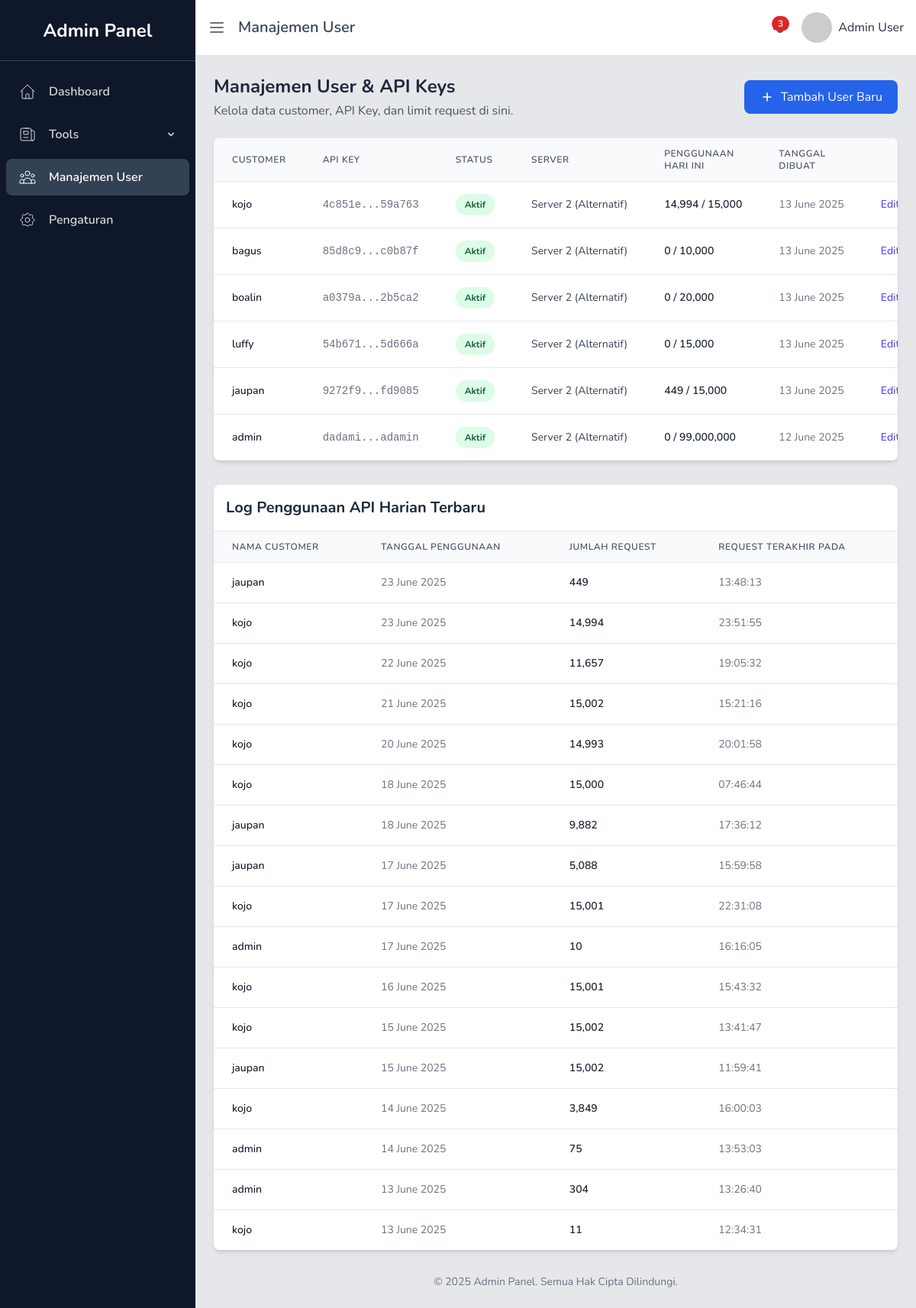
Page /admin/users.php (signed in) on the committed database.
### tables this page shows
CREATE TABLE `customers` (
  `id` int(11) NOT NULL AUTO_INCREMENT,
  `api_key` varchar(64) NOT NULL,
  `customer_name` varchar(255) DEFAULT NULL,
  `email` varchar(255) DEFAULT NULL,
  `daily_request_limit` int(15) NOT NULL,
  `is_active` tinyint(1) NOT NULL DEFAULT 1,
  `email_check_server` varchar(255) NOT NULL DEFAULT 'check.php',
  `created_at` timestamp NULL DEFAULT current_timestamp(),
  `updated_at` timestamp NULL DEFAULT current_timestamp() ON UPDATE current_timestamp(),
  PRIMARY KEY (`id`),
  UNIQUE KEY `api_key` (`api_key`),
  UNIQUE KEY `email` (`email`),
  KEY `idx_customers_api_key` (`api_key`)
);

CREATE TABLE `customer_api_usage` (
  `id` int(11) NOT NULL AUTO_INCREMENT,
  `customer_id` int(11) NOT NULL,
  `usage_date` date NOT NULL,
  `request_count` int(11) NOT NULL DEFAULT 0,
  `last_request_at` timestamp NULL DEFAULT current_timestamp() ON UPDATE current_timestamp(),
  PRIMARY KEY (`id`),
  UNIQUE KEY `unique_customer_date` (`customer_id`,`usage_date`),
  KEY `idx_customer_api_usage_customer_date` (`customer_id`,`usage_date`),
  CONSTRAINT `customer_api_usage_ibfk_1` FOREIGN KEY (`customer_id`) REFERENCES `customers` (`id`) ON DELETE CASCADE
);

### admin/users.php (the view, shortened to what this page needs)
<?php
require_once '../config.php';
$sql_customers = "
    SELECT
        c.id,
        c.api_key,
        c.customer_name,
        c.email,
        c.daily_request_limit,
        c.is_active,
        c.created_at,
        c.email_check_server,
        COALESCE(cau.request_count, 0) AS todays_usage
    FROM
        customers c
    LEFT JOIN
        customer_api_usage cau ON c.id = cau.customer_id AND cau.usage_date = CURDATE()
    ORDER BY
        c.created_at DESC";
$result_customers = mysqli_query($conn, $sql_customers);
$sql_usage = "
    SELECT
        cau.usage_date,
        cau.request_count,
        cau.last_request_at,
        c.customer_name
    FROM
        customer_api_usage cau
    JOIN
        customers c ON cau.customer_id = c.id
    ORDER BY
        cau.usage_date DESC, cau.last_request_at DESC
    LIMIT 20";
$result_usage = mysqli_query($conn, $sql_usage);
?>
<!DOCTYPE html>
<html lang="id">
    <head>
        <script src="https://cdn.tailwindcss.com"></script>
        <link rel="stylesheet" href="https://cdn.jsdelivr.net/npm/sweetalert2@11/dist/sweetalert2.min.css" />
    </head>
    <body class="bg-gray-100">
        <div class="flex h-screen bg-gray-200">
            <?php include "sidebar.php"; ?>
            <div class="flex-1 flex flex-col overflow-hidden transition-all duration-300 ease-in-out ml-0 lg:ml-64" id="main-content">
                <header class="flex items-center justify-between p-4 bg-white border-b sticky top-0 z-30">
                    <div class="flex items-center">
                        <button id="sidebar-toggle" class="text-gray-500 focus:outline-none">
                            <svg class="w-6 h-6" fill="none" stroke="currentColor" viewBox="0 0 24 24" xmlns="http://www.w3.org/2000/svg">
                                <path stroke-linecap="round" stroke-linejoin="round" stroke-width="2" d="M4 6h16M4 12h16M4 18h16"></path>
                            </svg>
                        </button>
                        <h2 class="text-xl font-semibold text-gray-700 ml-4">Manajemen User</h2>
                    </div>
                    <div class="flex items-center space-x-4" x-data="{ notificationOpen: false, profileOpen: false }">
                        <div class="relative">
                            <button @click="notificationOpen = !notificationOpen" class="relative text-gray-600 hover:text-gray-800 focus:outline-none">
                                <span class="absolute top-0 right-0 inline-flex items-center justify-center px-2 py-1 text-xs font-bold leading-none text-red-100 bg-red-600 rounded-full">3</span>
                            </button>
                        </div>
                        <div class="relative">
                            <button @click="profileOpen = !profileOpen" class="flex items-center space-x-2 focus:outline-none">
                                <img src="https://ui-avatars.com/api/?name=Admin+User&background=313a46&color=fff" alt="Avatar" class="w-10 h-10 rounded-full" /><span class="hidden md:block font-medium text-gray-700">Admin User</span>
                            </button>
                        </div>
                    </div>
                </header>
                <main class="flex-1 p-6 overflow-x-hidden overflow-y-auto">
                    <div class="flex flex-col sm:flex-row justify-between items-start sm:items-center mb-6">
                    <div>
                        <h1 class="text-2xl font-bold text-slate-800">Manajemen User & API Keys</h1>
                        <p class="text-gray-600 mt-1">Kelola data customer, API Key, dan limit request di sini.</p>
                    </div>
                    <a href="tambah_user.php" class="mt-4 sm:mt-0 px-5 py-2.5 bg-blue-600 text-white rounded-lg hover:bg-blue-700 focus:outline-none focus:ring-2 focus:ring-blue-500 focus:ring-opacity-50 flex items-center space-x-2">
                        <svg class="w-5 h-5" fill="none" stroke="currentColor" viewBox="0 0 24 24"><path stroke-linecap="round" stroke-linejoin="round" stroke-width="2" d="M12 6v6m0 0v6m0-6h6m-6 0H6"></path></svg>
                        <span>Tambah User Baru</span>
                    </a>
                </div>
                <div class="bg-white rounded-lg shadow-md overflow-hidden">
    <div class="overflow-x-auto overflow-y-auto max-h-[60vh]">
        <table class="w-full min-w-full">
            <thead class="bg-gray-50 border-b border-gray-200 sticky top-0 z-10">
                <tr>
                    <th class="px-6 py-3 text-xs font-semibold tracking-wider text-left text-gray-600 uppercase">Customer</th>
                    <th class="px-6 py-3 text-xs font-semibold tracking-wider text-left text-gray-600 uppercase">API Key</th>
                    <th class="px-6 py-3 text-xs font-semibold tracking-wider text-left text-gray-600 uppercase">Status</th>
                    <th class="px-6 py-3 text-xs font-semibold tracking-wider text-left text-gray-600 uppercase">Server</th>
                    <th class="px-6 py-3 text-xs font-semibold tracking-wider text-left text-gray-600 uppercase">Penggunaan Hari Ini</th>
                    <th class="px-6 py-3 text-xs font-semibold tracking-wider text-left text-gray-600 uppercase">Tanggal Dibuat</th>
                    <th class="px-6 py-3 text-xs font-semibold tracking-wider text-center text-gray-600 uppercase">Aksi</th>
                </tr>
            </thead>
                            <tbody class="bg-white divide-y divide-gray-200">
    <?php
        $server_display_names = [
            'check.php' => 'Server 1 (Utama)',
            'check2.php' => 'Server 2 (Alternatif)',
            'check3.php' => 'Server 3 (Cadangan)'
        ];
    ?>
    <?php if (mysqli_num_rows($result_customers) > 0): ?>
        <?php while($row = mysqli_fetch_assoc($result_customers)): ?>
            <tr>
                <td class="px-6 py-4 whitespace-nowrap"><div class="text-sm font-medium text-gray-900"><?php echo htmlspecialchars($row['customer_name']); ?></div></td>
                <td class="px-6 py-4 whitespace-nowrap font-mono text-sm text-gray-500"><?php echo substr($row['api_key'], 0, 6) . '...' . substr($row['api_key'], -6); ?></td>
                <td class="px-6 py-4 whitespace-nowrap"><?php if ($row['is_active'] == 1): ?><span class="px-3 py-1 inline-flex text-xs leading-5 font-bold rounded-full bg-green-100 text-green-800">Aktif</span><?php else: ?><span class="px-3 py-1 inline-flex text-xs leading-5 font-bold rounded-full bg-red-100 text-red-800">Nonaktif</span><?php endif; ?></td>
                <td class="px-6 py-4 whitespace-nowrap text-sm text-gray-700">
                    <?php
                        $server_file = $row['email_check_server'];
                        echo $server_display_names[$server_file] ?? htmlspecialchars($server_file);
                    ?>
                </td>
                <td class="px-6 py-4 whitespace-nowrap text-sm">
                    <?php
                        $limit = $row['daily_request_limit'];
                        $usage = $row['todays_usage'];
                    ?>
                    <div class="flex items-center">
                        <div class="w-2/3">
                            <div class="text-gray-800 font-semibold"><?php echo number_format($usage); ?> / <?php echo number_format($limit); ?></div>
                        </div>
                    </div>
                </td>
                <td class="px-6 py-4 whitespace-nowrap text-sm text-gray-500"><?php echo date("d F Y", strtotime($row['created_at'])); ?></td>
                <td class="px-6 py-4 whitespace-nowrap text-center text-sm font-medium"><a href="edit_user.php?id=<?php echo $row['id']; ?>" class="text-indigo-600 hover:text-indigo-900">Edit</a></td>
            </tr>
        <?php endwhile; ?>
    <?php else: ?>
        <tr><td colspan="8" class="px-6 py-10 text-center text-gray-500">Tidak ada data customer yang ditemukan.</td></tr>
    <?php endif; ?>
</tbody>
                        </table>
                    </div>
                </div>
                <div class="mt-8 bg-white rounded-lg shadow-md overflow-hidden">
                    <div class="p-4 border-b">
                        <h3 class="text-xl font-bold text-slate-800">Log Penggunaan API Harian Terbaru</h3>
                    </div>
                    <div class="overflow-x-auto">
                        <table class="w-full min-w-full">
                            <thead class="bg-gray-50 border-b border-gray-200">
                                <tr>
                                    <th class="px-6 py-3 text-xs font-semibold tracking-wider text-left text-gray-600 uppercase">Nama Customer</th>
                                    <th class="px-6 py-3 text-xs font-semibold tracking-wider text-left text-gray-600 uppercase">Tanggal Penggunaan</th>
                                    <th class="px-6 py-3 text-xs font-semibold tracking-wider text-left text-gray-600 uppercase">Jumlah Request</th>
                                    <th class="px-6 py-3 text-xs font-semibold tracking-wider text-left text-gray-600 uppercase">Request Terakhir pada</th>
                                </tr>
                            </thead>
                            <tbody class="bg-white divide-y divide-gray-200">
                                <?php if (mysqli_num_rows($result_usage) > 0): ?>
                                    <?php while($row_usage = mysqli_fetch_assoc($result_usage)): ?>
                                        <tr>
                                            <td class="px-6 py-4 whitespace-nowrap text-sm font-medium text-gray-900">
                                                <?php echo htmlspecialchars($row_usage['customer_name']); ?>
                                            </td>
                                            <td class="px-6 py-4 whitespace-nowrap text-sm text-gray-500">
                                                <?php echo date("d F Y", strtotime($row_usage['usage_date'])); ?>
                                            </td>
                                            <td class="px-6 py-4 whitespace-nowrap text-sm text-gray-800 font-semibold">
                                                <?php echo number_format($row_usage['request_count']); ?>
                                            </td>
                                            <td class="px-6 py-4 whitespace-nowrap text-sm text-gray-500">
                                                <?php echo date("H:i:s", strtotime($row_usage['last_request_at'])); ?>
                                            </td>
                                        </tr>
                                    <?php endwhile; ?>
                                <?php endif; ?>
                            </tbody>
                        </table>
                    </div>
                </div>
                    <footer class="mt-8 text-center text-sm text-gray-500">
                        &copy; 2025 Admin Panel. Semua Hak Cipta Dilindungi.
                    </footer>
                </main>
            </div>
        </div>
    </body>
</html>

### admin/users.php (style rules this page uses)
body { font-family: "Nunito", sans-serif; }

### rows in the picture
customers: customer_name "kojo", api_key "4c851e", api_key "59a763", is_active "Aktif", email_check_server "Server 2 (Alternatif)", usage "14,994", daily_request_limit "15,000", created_at "13 June 2025"
customers: customer_name "bagus", api_key "85d8c9", api_key "c0b87f", is_active "Aktif", email_check_server "Server 2 (Alternatif)", usage "0", daily_request_limit "10,000", created_at "13 June 2025"
customers: customer_name "boalin", api_key "a0379a", api_key "2b5ca2", is_active "Aktif", email_check_server "Server 2 (Alternatif)", usage "0", daily_request_limit "20,000", created_at "13 June 2025"
customers: customer_name "luffy", api_key "54b671", api_key "5d666a", is_active "Aktif", email_check_server "Server 2 (Alternatif)", usage "0", daily_request_limit "15,000", created_at "13 June 2025"
customers: customer_name "jaupan", api_key "9272f9", api_key "fd9085", is_active "Aktif", email_check_server "Server 2 (Alternatif)", usage "449", daily_request_limit "15,000", created_at "13 June 2025"
customers: customer_name "admin", api_key "dadami", api_key "adamin", is_active "Aktif", email_check_server "Server 2 (Alternatif)", usage "0", daily_request_limit "99,000,000", created_at "12 June 2025"
customer_api_usage: customer.customer_name "jaupan", usage_date "23 June 2025", request_count "449", last_request_at "13:48:13"
customer_api_usage: customer.customer_name "kojo", usage_date "23 June 2025", request_count "14,994", last_request_at "23:51:55"
customer_api_usage: customer.customer_name "kojo", usage_date "22 June 2025", request_count "11,657", last_request_at "19:05:32"
customer_api_usage: customer.customer_name "kojo", usage_date "21 June 2025", request_count "15,002", last_request_at "15:21:16"
customer_api_usage: customer.customer_name "kojo", usage_date "20 June 2025", request_count "14,993", last_request_at "20:01:58"
customer_api_usage: customer.customer_name "kojo", usage_date "18 June 2025", request_count "15,000", last_request_at "07:46:44"
customer_api_usage: customer.customer_name "jaupan", usage_date "18 June 2025", request_count "9,882", last_request_at "17:36:12"
customer_api_usage: customer.customer_name "jaupan", usage_date "17 June 2025", request_count "5,088", last_request_at "15:59:58"
customer_api_usage: customer.customer_name "kojo", usage_date "17 June 2025", request_count "15,001", last_request_at "22:31:08"
customer_api_usage: customer.customer_name "admin", usage_date "17 June 2025", request_count "10", last_request_at "16:16:05"
customer_api_usage: customer.customer_name "kojo", usage_date "16 June 2025", request_count "15,001", last_request_at "15:43:32"
customer_api_usage: customer.customer_name "kojo", usage_date "15 June 2025", request_count "15,002", last_request_at "13:41:47"
customer_api_usage: customer.customer_name "jaupan", usage_date "15 June 2025", request_count "15,002", last_request_at "11:59:41"
customer_api_usage: customer.customer_name "kojo", usage_date "14 June 2025", request_count "3,849", last_request_at "16:00:03"
customer_api_usage: customer.customer_name "admin", usage_date "14 June 2025", request_count "75", last_request_at "13:53:03"
customer_api_usage: customer.customer_name "admin", usage_date "13 June 2025", request_count "304", last_request_at "13:26:40"
customer_api_usage: customer.customer_name "kojo", usage_date "13 June 2025", request_count "11", last_request_at "12:34:31"
